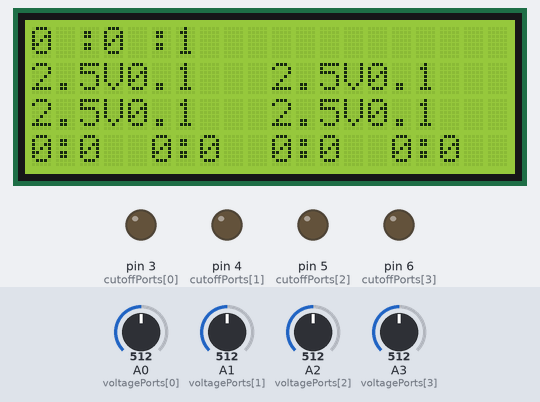
This sketch was run on a simulated Arduino Uno, built with avr-gcc and run on an emulated ATmega328P. Parts: 20×4 character LCD, output pins drawn as LEDs (lit = HIGH). The test bench sets the inputs (shaded band); at power-on: A0 (voltagePorts[0]) = 512, A1 (voltagePorts[1]) = 512, A2 (voltagePorts[2]) = 512, A3 (voltagePorts[3]) = 512.

Above: at 1.6 s.
1.7 s: A0 (voltagePorts[0]) set to 716
At 4.4 s:
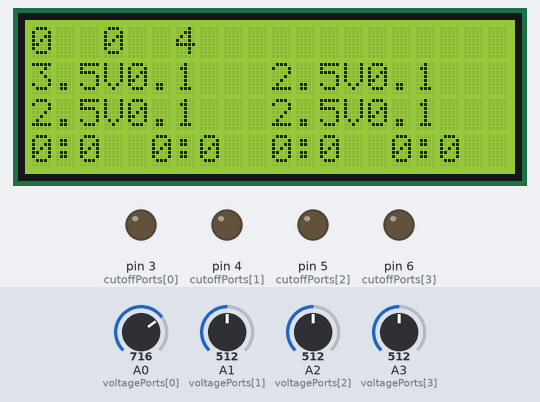
4.5 s: A1 (voltagePorts[1]) set to 716
At 7.4 s:
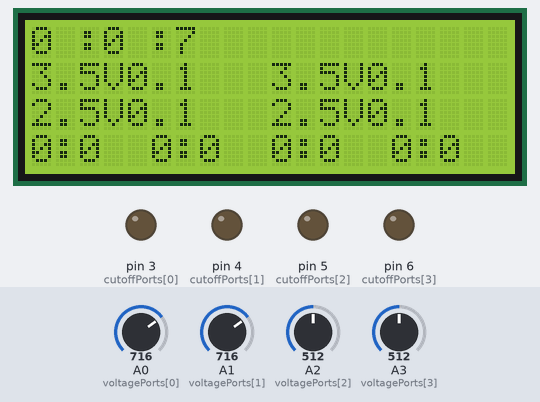
7.5 s: A2 (voltagePorts[2]) set to 716
At 10.4 s:
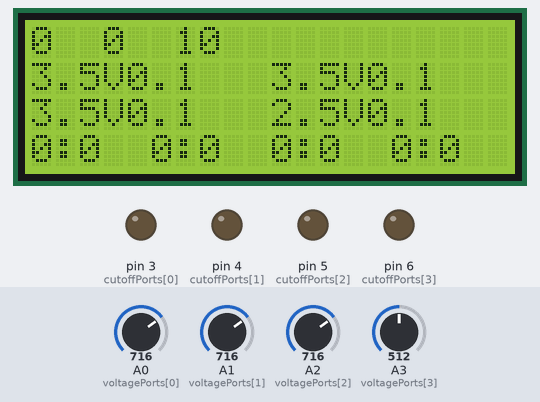
10.5 s: A3 (voltagePorts[3]) set to 716
At 12.5 s:
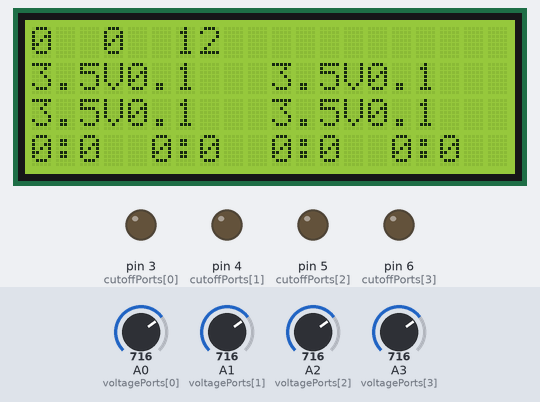
13.5 s: A0 (voltagePorts[0]) set to 992
At 16.4 s:
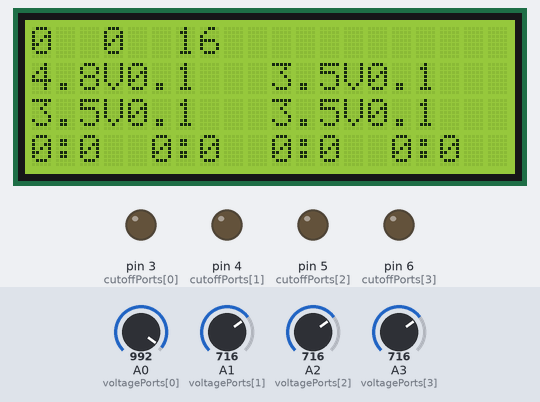
16.5 s: A1 (voltagePorts[1]) set to 992
At 18.5 s:
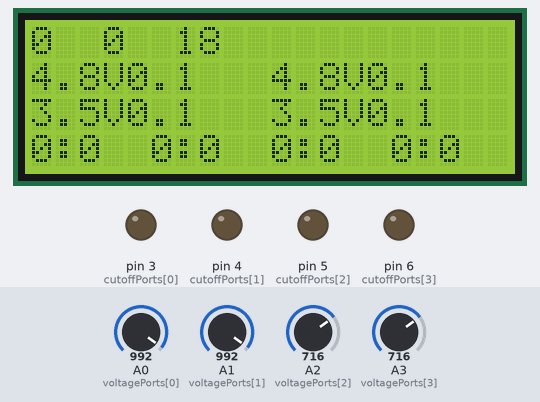
Timing chart, 0 to 20.0 s (numbered marks = the images above; inputs shaded):
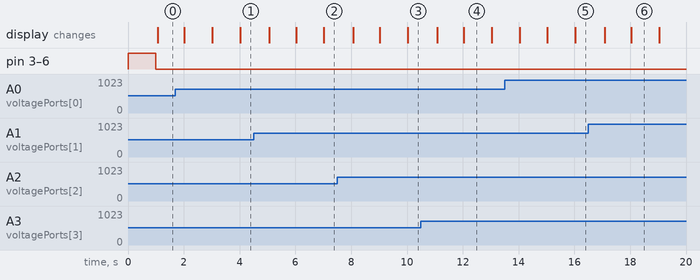

The sketch:

check_battery.ino
```cpp
/*
 * NOTE:
 * When changing resistor, change RESISTANCE define to actual resistanace
 * When changing cutoff voltage, change CUTOFF_VOLTAGE
 *
 * Hardware wiring
 *
 * temperature sensor currently disabled
 * Port2 -> KTY81-210 temperature sensor -> 2K Ohm resistor -> GND
 *                                       -> A6
 *
 * Battery sense
 * A0..A3 - Battery +
 * GND - Battery -
 *
 * Cutoff circuit
 * IRF3205 pin 0 - Arduino pin 3..7
 *         pin 1 - Battery after resistor
 *         pin 2 - Battery GND, Arduino GND
 *
 * Display
 *    A5 - SCL
 *    A4 - SDA
 *
 * Display switch button
 * GND -> button -> 9
 */


#include "timedelay.h"
/*
 * Resistance for ~500mA from 3.7V battery - 7.55 Ohm can be achieved with
 *  -- 6.8R -- 4.7R -- (11.5)
 *  --     22R     --
 *
 */

typedef struct {
  float voltage;
  double totalAh;
  int voltageReading;
  int droppedBelow;
  int hours; // Cutoff hour
  int minutes; // Cutoff minute
 } battery_t;

battery_t battery[4];

void initBattery(battery_t *batt) {
  batt->voltageReading = 0;
  batt->voltage = 0.0;
  batt->totalAh = 0.0;
  batt->droppedBelow = 0;
  batt->hours = 0;
  batt->minutes = 0;
}

#define RESISTANCE 8.3
#define CUTOFF_VOLTAGE 2.7

#include <Wire.h>  // Comes with Arduino IDE
// https://bitbucket.org/fmalpartida/new-liquidcrystal/downloads
#include <LiquidCrystal_I2C.h>

const int voltagePorts[4] = {A0, A1, A2, A3};
const int cutoffPorts[4] = {3, 4, 5, 6};

//#define voltageOutPort 2
//#define temperaturePort A6

LiquidCrystal_I2C lcd(0x27, 2, 1, 0, 4, 5, 6, 7, 3, POSITIVE);  // Set the LCD I2C address

/*
 * Temperature mapping
 * Starts with -55, ends with 150, step is 5 degrees
 */
//#define MAX_TEMPS 44
//const int temps[] = {
//  980, 1030, 1030 + 53, 1135, 1135 + 56, 1247, 1247 + 60, 1367, 1367 + 64,
//  1495, 1495 + 68, 1630, 1630 + 71, 1772, 1772 + 75, 1922, 2000, 2080, 2080 + 83,
//  2245, 2245 + 86, 2417, 2417 + 90, 2597, 2597 + 94, 2785, 2785 + 98, 2980,
//  2980 + 101, 3182, 3182 + 105, 3392, 3392 + 108, 3607, 3607+105, 3817, 3817+49,
//  3915, 3915 + 47, 4008, 4008 + 79, 4166, 4166 + 57, 4280
//};

timedelay readingDelay(1000L * 1); // 1 second
timedelay secondDelay(1000);

int voltageDivider(int Vin, int R1, int R2) {
  // calculate voltage divider and convert to Arduino input value
  // Vout = ((Vin * R2) / (R1 + R2))
//  Serial.print("Input: ");
//  Serial.print(R1);
//  Serial.print(" Divider: ");
//  Serial.print((((float) Vin * R2) / ((float) R1 + R2)));
//  Serial.print(" multiplier: ");
//  Serial.print((float) 5.0 / 1024.0, 6);
//  Serial.print(" result(float): ");
//  Serial.print(((float) ((Vin * R2) / (R1 + R2)) / ((float) 5.0 / 1024.0)), 2);
//  Serial.print(" Divider result: ");
//  Serial.println((int) ((float) (((float) Vin * R2) / (R1 + R2)) / ((float) 5.0 / 1024.0) + 0.5));
  return (int) ((float) (((float) Vin * R2) / (R1 + R2)) / ((float) 5.0 / 1024.0) + 0.5);
}

/*
 * Temperature sensor KTY81/210 used in voltage divider
 * +5v -- temperature sensor -- analog port -- 2kOhm resistor -- ground
 * TODO: Instead of using loops, use simple math to calculate the place
 */
//int toCelsius(int reading) {
//  // 1030 is 3.3V (676) -> -50 degrees celsius
//  // 4008 is 1.664V (340) > 130 degrees celsius
//  //return map(reading, 676, 340, -50, 130);
//
//  // Find closest reading from temperatures converted to voltage
//  int voltage1, voltage2;
//  int tempIdx = 0;
////  Serial.print("Reading is: ");
////  Serial.println(reading);
//  while (1) {
//    voltage1 = voltageDivider(5, temps[tempIdx], 2000);
//    voltage2 = voltageDivider(5, temps[tempIdx+1], 2000);
//    if (reading >= voltage2 && reading <= voltage1) {
//      break;
//    }
//    // handle error condition
//    if (tempIdx == MAX_TEMPS) {
//      return -160;
//    }
//    tempIdx++;
//  }
////  Serial.print("Index is: ");
////  Serial.println(tempIdx);
////
////  Serial.print("Range from: ");
////  Serial.print(voltage2);
////  Serial.print("Range to: ");
////  Serial.println(voltage1);
//
//  // Starts @-55, each step is 5 degrees celsius;
//  int startTemp = -55;
//  for (int i = 0; i < tempIdx; i++) {
//    startTemp += 5;
//  }
//
////  Serial.print("Reading is: ");
////  Serial.println(reading);
////
////  Serial.print("Found start temperature: ");
////  Serial.println(startTemp);
//
//  // Where exactly in the 5 degree range are we?
//  int range = voltage1 - voltage2;
////  Serial.print(" One degree is: ");
//  range /= 5;
////  Serial.println(range);
//
//  // closest one is
//  voltage2 = voltage1;
//  voltage1 -= range;
////Serial.print("Starting with V1: ");
////Serial.print(voltage1);
////Serial.print(" V2: ");
////Serial.println(voltage2);
//  // TODO replace this loop with simple calculation
//  for (int i = 0; i < 5; i++) {
//    if (reading >= voltage1 && reading <= voltage2) {
//      startTemp++;
//      break;
//    }
//    startTemp++;
//    voltage1 -= range;
//    voltage2 -= range;
////Serial.print("V1: ");
////Serial.print(voltage1);
////Serial.print(" V2: ");
////Serial.println(voltage2);
//  }
//
//  return startTemp;
//}

// Testing temperature sensor readings
//  Serial.print("980(-55) is ");
//  Serial.println(toCelsius(voltageDivider(5, 980, 2000)));
//  Serial.print("1030(-50) is ");
//  Serial.println(toCelsius(voltageDivider(5, 1030, 2000)));
//  Serial.print("1040(-49) is ");
//  Serial.println(toCelsius(voltageDivider(5, 1040, 2000)));
//  Serial.print("1070(-46) is ");
//  Serial.println(toCelsius(voltageDivider(5, 1070, 2000)));
//  Serial.print("4008(130) is ");
//  Serial.println(toCelsius(voltageDivider(5, 4008, 2000)));
//
//  Serial.print("1630(0) is ");
//  Serial.println(toCelsius(voltageDivider(5, 1630, 2000)));
//  Serial.print("1772(10) is ");
//  Serial.println(toCelsius(voltageDivider(5, 1772, 2000)));
//  Serial.print("1922(20) is ");
//  Serial.println(toCelsius(voltageDivider(5, 1922, 2000)));
//  Serial.print("2000(25) is ");
//  Serial.println(toCelsius(voltageDivider(5, 2000, 2000)));
//  Serial.print("2080(30) is ");
//  Serial.println(toCelsius(voltageDivider(5, 2080, 2000)));
//  Serial.print("2417(50) is ");
//  Serial.println(toCelsius(voltageDivider(5, 2417, 2000)));


void setup() {
  Serial.begin(115200);
  for (int i = 0; i < 4; i++) {
    initBattery(&battery[i]);
    pinMode(voltagePorts[i], INPUT);
    pinMode(cutoffPorts[i], OUTPUT);
    digitalWrite(cutoffPorts[i], HIGH);
  }
//  pinMode(voltageOutPort, OUTPUT);
//  pinMode(temperaturePort, INPUT);
  lcd.begin(20,4);   // initialize the lcd for 20 chars 4 lines, turn on backlight
}


//int temperatureReading;
int seconds = 0;
int minutes = 0;
int hours = 0;
bool blinker = false;

void loop() {
  secondDelay.cycle();
  readingDelay.cycle();

  // Read battery reading and calculate voltage, cutoff battery if necessary
  if (readingDelay.hasPassed()) {
    readingDelay.reset();
//    digitalWrite(voltageOutPort, HIGH);
//    temperatureReading = analogRead(temperaturePort);
//    digitalWrite(voltageOutPort, LOW);
//    // Convert temperature reading to degrees celsius
//    temperatureReading = toCelsius(temperatureReading) - 5;
//    lcd.setCursor(0,1);
//    lcd.print("Temperature: ");
//    lcd.setCursor(13,1);
//    lcd.print(temperatureReading);

    // First, make the readings for each battery and calculate voltage
    for (int i = 0; i < 4; i++) {
      battery[i].voltageReading = analogRead(voltagePorts[i]);
      battery[i].voltage = (float) ((float) map(battery[i].voltageReading, 0, 1023, 0, 500) / 100.0);
    }

    // Calculate voltage end decide if we need to cutoff this battery
    for (int i = 0; i < 4; i++) {
      if (battery[i].droppedBelow == 1) {
        continue;
      }
      // Calculate ampere hours in battery
      battery[i].totalAh += ((battery[i].voltage / RESISTANCE) / 60.0 / 60.0);
      if (map(battery[i].voltageReading, 0, 1023, 0, 500) < CUTOFF_VOLTAGE * 100) {
        battery[i].droppedBelow = 1;
        // disable the battery
        digitalWrite(cutoffPorts[i], LOW);
        // remember time, how long this battery lasted
        battery[i].hours = hours;
        battery[i].minutes = minutes;
        if (seconds > 30) {
          battery[i].minutes = minutes + 1;
        }
      }
    }

//    // after cutoff display
//        lcd.setCursor(0,4);
//        lcd.print("< ");
//        lcd.print(CUTOFF_VOLTAGE);
//        lcd.print("V @ ");
//        lcd.setCursor(10,4);
//        lcd.print(hours);
//        lcd.setCursor(12,4);
//        lcd.print(":");
//        lcd.setCursor(13,4);
//        lcd.print(minutes);
//
//    lcd.setCursor(20-5,0);
//    lcd.print(voltage, 2);
//    lcd.print("V");
  }

  // print time on the display
  if (secondDelay.hasPassed()) {
    blinker = !blinker;
    secondDelay.reset();
    seconds++;
    if (seconds == 60) {
      minutes++;
      seconds = 0;
    }
    if (minutes == 60) {
      hours++;
      minutes = 0;
    }
    lcd.setCursor(0,0);
    lcd.print("  ");
    lcd.setCursor(0,0);
    lcd.print(hours);
    lcd.setCursor(2,0);
    if (blinker) {
      lcd.print(":");
    } else {
      lcd.print(" ");
    }
    lcd.setCursor(3,0);
    lcd.print("  ");
    lcd.setCursor(3,0);
    lcd.print(minutes);
    lcd.setCursor(5,0);
    if (blinker) {
      lcd.print(":");
    } else {
      lcd.print(" ");
    }
    lcd.setCursor(6,0);
    lcd.print("  ");
    lcd.setCursor(6,0);
    lcd.print(seconds);


    // Print battery data
    /*
     * Battery 1 - second row 0-9 stop: 4th row, 0-4
     * Battery 2 - second row 10-19 stop: 4th row, 5-9
     * Battery 3 - third row 0-9 stop: 4th row, 10-14
     * Battery 4 - third row 10-19 stop: 4th row, 15-19
     */

    lcd.setCursor(0,1);
    lcd.print(battery[0].voltage, 1);
    lcd.print("V");
    lcd.print(battery[0].totalAh * 1000, 1);

    lcd.setCursor(10,1);
    lcd.print(battery[1].voltage, 1);
    lcd.print("V");
    lcd.print(battery[1].totalAh * 1000, 1);

    lcd.setCursor(0,2);
    lcd.print(battery[2].voltage, 1);
    lcd.print("V");
    lcd.print(battery[2].totalAh * 1000, 1);

    lcd.setCursor(10,2);
    lcd.print(battery[3].voltage, 1);
    lcd.print("V");
    lcd.print(battery[3].totalAh * 1000, 1);

    // print stop status
    lcd.setCursor(0,3);
    if (battery[0].droppedBelow) {
        lcd.print(battery[0].hours);
        lcd.print(":");
        lcd.print(battery[0].minutes);
    }
    lcd.setCursor(5,3);
    if (battery[1].droppedBelow) {
        lcd.print(battery[1].hours);
        lcd.print(":");
        lcd.print(battery[1].minutes);
    }
    lcd.setCursor(10,3);
    if (battery[2].droppedBelow) {
        lcd.print(battery[2].hours);
        lcd.print(":");
        lcd.print(battery[2].minutes);
    }
    lcd.setCursor(15,3);
    if (battery[3].droppedBelow) {
        lcd.print(battery[3].hours);
        lcd.print(":");
        lcd.print(battery[3].minutes);
    }
//    if (!droppedBelow) {
//      lcd.setCursor(5,2);
//      lcd.print(totalAh * 1000.0, 1);
//      lcd.setCursor(0,2);
//      lcd.print("mAh:");
//    }
  }
}
```

timedelay.cpp
```cpp
#include "Arduino.h"
#include "timedelay.h"

timedelay::timedelay(unsigned long delayTime) {
  _previousTime = 0;
  _delayTime = delayTime;
}

void timedelay::setTime(unsigned long delayTime) {
	_delayTime = delayTime;
}

unsigned long timedelay::getTime() {
  return _delayTime;
}

bool timedelay::hasPassed() {
  if (_currentTime > _previousTime + _delayTime) {
    return 1;
  } else {
    return 0;
  }
}

void timedelay::reset() {
   _previousTime = _currentTime;
}

void timedelay::cycle() {
  _currentTime = millis();
}
```

timedelay.h
```cpp
#ifndef timedelay_h
#define timedelay_h

#include "Arduino.h"

class timedelay
{
  public:
    timedelay(unsigned long delayTime);
    bool hasPassed();
    void setTime(unsigned long delayTime);
    unsigned long getTime();
    void cycle();
    void reset();
  private:
    unsigned long _delayTime;
    unsigned long  _previousTime;
    unsigned long _currentTime;
    //int _hasCycled; // used so we can use hasPassed after reset() is called.
};


#endif
```

Measured:
- what the display in image 4 shows lasts 1.0 s, from 12.0 s to 13.0 s
